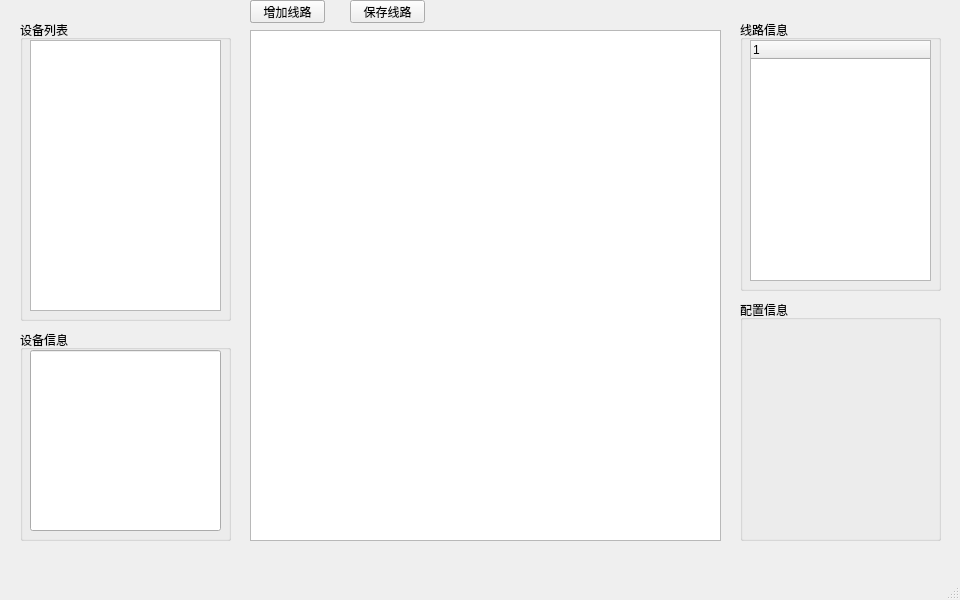
<?xml version="1.0" encoding="UTF-8"?>
<ui version="4.0">
 <class>MainWindow</class>
 <widget class="QMainWindow" name="MainWindow">
  <property name="geometry">
   <rect>
    <x>0</x>
    <y>0</y>
    <width>960</width>
    <height>600</height>
   </rect>
  </property>
  <property name="windowTitle">
   <string>MainWindow</string>
  </property>
  <widget class="QWidget" name="centralwidget">
   <widget class="QGroupBox" name="groupBox">
    <property name="geometry">
     <rect>
      <x>20</x>
      <y>20</y>
      <width>211</width>
      <height>301</height>
     </rect>
    </property>
    <property name="title">
     <string>设备列表</string>
    </property>
    <widget class="QListWidget" name="listDevice">
     <property name="geometry">
      <rect>
       <x>10</x>
       <y>20</y>
       <width>191</width>
       <height>271</height>
      </rect>
     </property>
    </widget>
   </widget>
   <widget class="QGraphicsView" name="graphicsView">
    <property name="geometry">
     <rect>
      <x>250</x>
      <y>30</y>
      <width>471</width>
      <height>511</height>
     </rect>
    </property>
   </widget>
   <widget class="QGroupBox" name="groupBox_2">
    <property name="geometry">
     <rect>
      <x>740</x>
      <y>20</y>
      <width>201</width>
      <height>271</height>
     </rect>
    </property>
    <property name="title">
     <string>线路信息</string>
    </property>
    <widget class="QTreeWidget" name="treeWidget">
     <property name="geometry">
      <rect>
       <x>10</x>
       <y>20</y>
       <width>181</width>
       <height>241</height>
      </rect>
     </property>
     <column>
      <property name="text">
       <string notr="true">1</string>
      </property>
     </column>
    </widget>
   </widget>
   <widget class="QGroupBox" name="groupBox_3">
    <property name="geometry">
     <rect>
      <x>740</x>
      <y>300</y>
      <width>201</width>
      <height>241</height>
     </rect>
    </property>
    <property name="title">
     <string>配置信息</string>
    </property>
   </widget>
   <widget class="QPushButton" name="pushButton">
    <property name="geometry">
     <rect>
      <x>250</x>
      <y>0</y>
      <width>75</width>
      <height>23</height>
     </rect>
    </property>
    <property name="text">
     <string>增加线路</string>
    </property>
   </widget>
   <widget class="QGroupBox" name="groupBox_4">
    <property name="geometry">
     <rect>
      <x>20</x>
      <y>330</y>
      <width>211</width>
      <height>211</height>
     </rect>
    </property>
    <property name="title">
     <string>设备信息</string>
    </property>
    <widget class="QLineEdit" name="editDeviceInfo">
     <property name="geometry">
      <rect>
       <x>10</x>
       <y>20</y>
       <width>191</width>
       <height>181</height>
      </rect>
     </property>
    </widget>
   </widget>
   <widget class="QPushButton" name="pushButton_2">
    <property name="geometry">
     <rect>
      <x>250</x>
      <y>0</y>
      <width>75</width>
      <height>23</height>
     </rect>
    </property>
    <property name="text">
     <string>增加线路</string>
    </property>
   </widget>
   <widget class="QPushButton" name="pushButton_3">
    <property name="geometry">
     <rect>
      <x>350</x>
      <y>0</y>
      <width>75</width>
      <height>23</height>
     </rect>
    </property>
    <property name="text">
     <string>保存线路</string>
    </property>
   </widget>
  </widget>
  <widget class="QMenuBar" name="menubar">
   <property name="geometry">
    <rect>
     <x>0</x>
     <y>0</y>
     <width>960</width>
     <height>22</height>
    </rect>
   </property>
  </widget>
  <widget class="QStatusBar" name="statusbar"/>
 </widget>
 <resources/>
 <connections/>
</ui>
